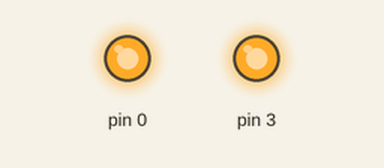
The sketch below on a simulated Arduino Uno, built with avr-gcc and run on an emulated ATmega328P. On the bench: output pins drawn as LEDs (lit = HIGH). Pins used as bus, display or sensor lines are not drawn.

Above: at 0.1 s.
Timing chart, 0 to 1.6 s (numbered marks = the images above):
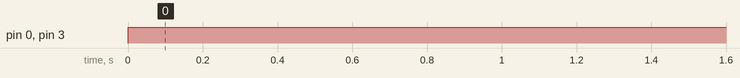

The sketch:

FreeRTOS_2.ino
```cpp
#include <Arduino_FreeRTOS.h>

void setup() {
  pinMode(0, OUTPUT);
  pinMode(1, OUTPUT);
  digitalWrite(0, HIGH);
  pinMode(3, OUTPUT);
  pinMode(4, OUTPUT);
  digitalWrite(3, HIGH);
  xTaskCreate(Task_1, "Task 1", 100, NULL, 1, NULL);
  xTaskCreate(Task_2, "Task 2", 100, NULL, 2, NULL);
  vTaskStartScheduler();
}

void loop() {

}

void Task_1(void* pvParameters) {
  while(1) {
    digitalWrite(1, HIGH);
    delayMicroseconds(1000);
    digitalWrite(1, LOW);
    delayMicroseconds(1000);
    vTaskDelay(300 / portTICK_PERIOD_MS);
  }
}

void Task_2(void* pvParameters) {
  while(1) {
    digitalWrite(4, HIGH);
    delayMicroseconds(1000);
    digitalWrite(4, LOW);
    delayMicroseconds(1000);
    vTaskDelay(18000 / portTICK_PERIOD_MS);
  }
}
```

Measured:
- by itself, pin 0, pin 3: LOW → HIGH at 0.00 s
